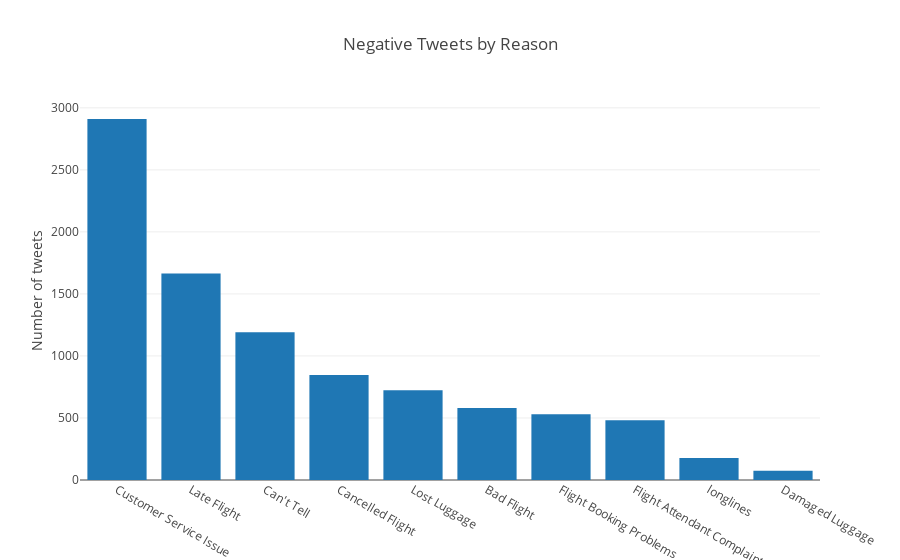

Notebook code cell kept with this figure:
### Code cell
data = [go.Bar(
    x = airline_tweets.negativereason.value_counts().index,
    y = airline_tweets.negativereason.value_counts()
)]

# Create the layout
layout = go.Layout(
    title = 'Negative Tweets by Reason',
    autosize = False,
    yaxis = dict(title='Number of tweets')
)

fig = go.Figure(data = data, layout = layout)
py.offline.iplot(fig, filename='cufflinks/simple')

### Figure 1 — Plotly figure (JSON) as saved in the notebook; plotly's stock layout.template omitted (floating-point values rounded to 4 significant figures)
{"data": [{"type": "bar", "uid": "962ffea4-660f-49d4-aa30-4fcf7bee16e3", "x": ["Customer Service Issue", "Late Flight", "Can't Tell", "Cancelled Flight", "Lost Luggage", "Bad Flight", "Flight Booking Problems", "Flight Attendant Complaints", "longlines", "Damaged Luggage"], "y": [2910, 1665, 1190, 847, 724, 580, 529, 481, 178, 74]}], "layout": {"autosize": false, "title": "Negative Tweets by Reason", "yaxis": {"title": "Number of tweets"}}}
